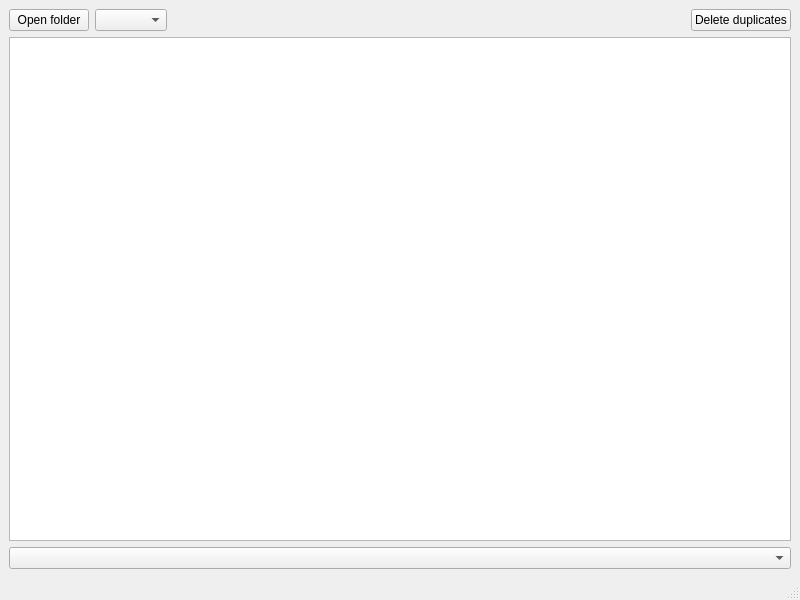
<?xml version="1.0" encoding="UTF-8"?>
<ui version="4.0">
 <class>MainWindow</class>
 <widget class="QMainWindow" name="MainWindow">
  <property name="geometry">
   <rect>
    <x>0</x>
    <y>0</y>
    <width>800</width>
    <height>600</height>
   </rect>
  </property>
  <property name="windowTitle">
   <string>MainWindow</string>
  </property>
  <widget class="QWidget" name="centralwidget">
   <layout class="QGridLayout" name="gridLayout">
    <item row="1" column="0">
     <widget class="QTreeView" name="treeView">
      <property name="mouseTracking">
       <bool>true</bool>
      </property>
      <property name="animated">
       <bool>false</bool>
      </property>
     </widget>
    </item>
    <item row="0" column="0">
     <layout class="QHBoxLayout" name="horizontalLayout">
      <item>
       <widget class="QPushButton" name="openButton">
        <property name="sizePolicy">
         <sizepolicy hsizetype="Minimum" vsizetype="Minimum">
          <horstretch>0</horstretch>
          <verstretch>0</verstretch>
         </sizepolicy>
        </property>
        <property name="text">
         <string>Open folder</string>
        </property>
       </widget>
      </item>
      <item>
       <widget class="QComboBox" name="filesFormatComboBox">
        <property name="sizePolicy">
         <sizepolicy hsizetype="Preferred" vsizetype="Minimum">
          <horstretch>0</horstretch>
          <verstretch>0</verstretch>
         </sizepolicy>
        </property>
       </widget>
      </item>
      <item>
       <spacer name="horizontalSpacer">
        <property name="orientation">
         <enum>Qt::Orientation::Horizontal</enum>
        </property>
        <property name="sizeHint" stdset="0">
         <size>
          <width>40</width>
          <height>20</height>
         </size>
        </property>
       </spacer>
      </item>
      <item>
       <widget class="QPushButton" name="deleteButton">
        <property name="sizePolicy">
         <sizepolicy hsizetype="Minimum" vsizetype="Minimum">
          <horstretch>0</horstretch>
          <verstretch>0</verstretch>
         </sizepolicy>
        </property>
        <property name="text">
         <string>Delete duplicates</string>
        </property>
       </widget>
      </item>
     </layout>
    </item>
    <item row="2" column="0">
     <widget class="QComboBox" name="comboBox"/>
    </item>
   </layout>
  </widget>
  <widget class="QStatusBar" name="statusbar"/>
  <widget class="QMenuBar" name="menubar">
   <property name="geometry">
    <rect>
     <x>0</x>
     <y>0</y>
     <width>800</width>
     <height>22</height>
    </rect>
   </property>
  </widget>
  <action name="actionOpen_folder">
   <property name="text">
    <string>Open folder</string>
   </property>
  </action>
  <action name="actionSearch_duplicates">
   <property name="text">
    <string>Search duplicates</string>
   </property>
  </action>
  <action name="actionDelete_duplicates">
   <property name="text">
    <string>Delete duplicates</string>
   </property>
  </action>
  <action name="actionfilter">
   <property name="text">
    <string>Filter</string>
   </property>
  </action>
  <action name="actionExit">
   <property name="text">
    <string>Exit</string>
   </property>
  </action>
  <action name="actionAbout_Qt">
   <property name="text">
    <string>About Qt</string>
   </property>
  </action>
 </widget>
 <resources/>
 <connections/>
</ui>
